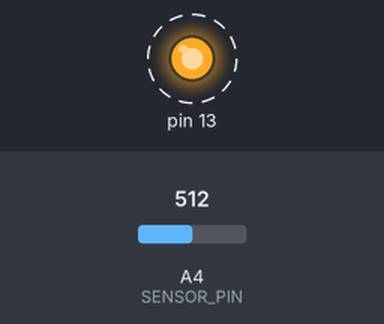
Simulated run of this sketch. Board: Arduino Uno, built with avr-gcc and run on an emulated ATmega328P. Shown: output pins drawn as LEDs (lit = HIGH). Dashed ring = blinking. Inputs (shaded band) come from the test bench; at power-on: A4 (SENSOR_PIN) = 512. What the sketch prints to the serial monitor is not drawn.

Above: at 0.2 s.
Timing chart, 0 to 3.0 s (numbered marks = the images above):
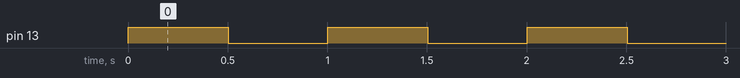

The sketch:

arduino-temperature.ino
```cpp
#define SENSOR_PIN A4
#define ANALOG_CONSTANT ((1.1 / 1024.0) * 100.0)

double temperature;
int counter = 0;
void setup()
{
    pinMode(13, OUTPUT);
    pinMode(SENSOR_PIN, INPUT);
    analogReference(INTERNAL);
    Serial.begin(9600);
}

void loop()
{
    temperature = analogRead(SENSOR_PIN) * ANALOG_CONSTANT;
    Serial.print(counter++);
    Serial.print(": Temperature: ");
    Serial.print(temperature);
    Serial.println(" C");
    digitalWrite(13, !digitalRead(13));
    delay(500);
}
```

Measured:
- by itself, pin 13: alternates HIGH for 0.50 s and LOW for 0.50 s
